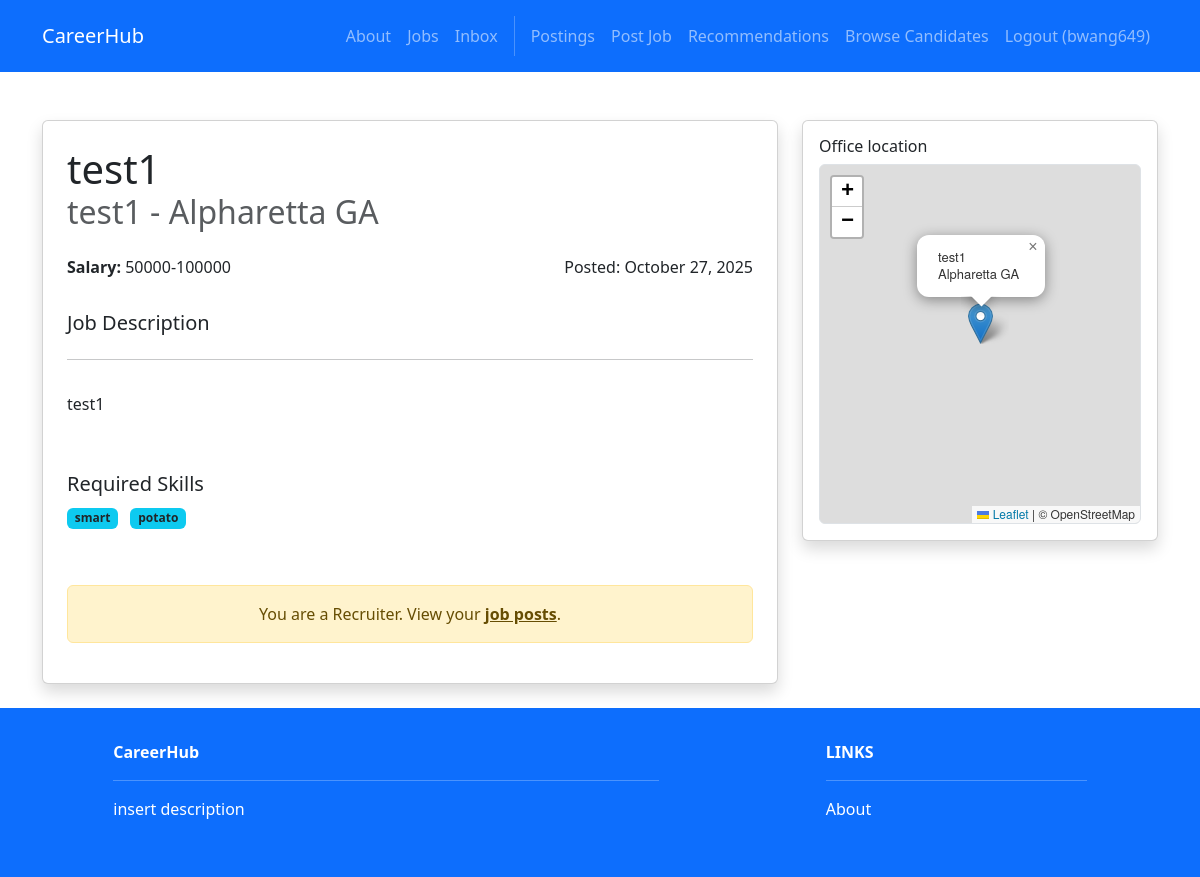
Screenshot of /jobs/2/ (signed in) with the database file from the repository.
### accounts/models.py (models this page shows)
class User(AbstractUser):
    firstname = models.CharField(max_length=150, blank=True)
    lastname = models.CharField(max_length=150, blank=True)
    username = models.CharField(max_length=150, unique=True)
    password = models.CharField(max_length=128)
    ROLE_CHOICES = [
        ('seeker', 'Job Seeker'),
        ('recruiter', 'Recruiter'),
    ]
    role = models.CharField(max_length=10, choices=ROLE_CHOICES, default='seeker')

### recruiters/models.py (models this page shows, shortened)
class Post(models.Model):
    id = models.AutoField(primary_key=True)
    title = models.CharField(max_length=200)
    company = models.CharField(max_length=200)
    description = models.TextField()
    location = models.CharField(max_length=200)
    lat = models.FloatField(null=True, blank=True)
    lng = models.FloatField(null=True, blank=True)
    salary_range = models.CharField(max_length=100)
    required_skills = models.ManyToManyField(Skill)
    recruiter = models.ForeignKey(User, on_delete=models.CASCADE)
    created_at = models.DateTimeField(auto_now_add=True)
    updated_at = models.DateTimeField(auto_now=True)
    VISA_CHOICES = [
        ('yes', 'Yes'),
        ('no', 'No'),
    ]
    visa_sponsorship = models.CharField(max_length=3, choices=VISA_CHOICES, default='no')

### profiles/models.py (models this page shows)
class Skill(models.Model):
    name = models.CharField(max_length=100, unique=True)

### jobs/views.py (the view)
# urls.py: path('<int:job_id>/', views.detail, name='jobs.detail'),
@login_required
def detail(request, job_id):
    job = get_object_or_404(Post, pk=job_id)
    has_applied = Application.objects.filter(job=job, applicant=request.user).exists()
    is_recruiter = request.user.role == 'recruiter'
    if request.method == 'POST':
        if is_recruiter or has_applied:
            messages.error(request, "Cannot apply for this job.")
            return redirect('jobs.detail', job_id=job.id)
        form = ApplicationForm(request.POST)
        if form.is_valid():
            application = Application(
                job=job,
                applicant=request.user,
                note=form.cleaned_data['note'],
                status='applied'
            )
            application.save()
            messages.success(request, f"Successfully applied for {job.title} at {job.company}!")
            return redirect('jobs.applications')
    else:
        form = ApplicationForm()
    return render(request, 'jobs/detail.html', {
        'job': job,
        'form': form,
        'has_applied': has_applied,
        'is_recruiter': is_recruiter,
    })

### jobs/templates/jobs/detail.html (shortened to what this page needs)
{% extends 'base.html' %}
{% block content %}
<div class="container mt-5">
  <div class="row">
    <div class="col-lg-8">
      <div class="card shadow p-4 mb-4">
        <h1 class="card-title mb-1">{{ job.title }}</h1>
        <h2 class="card-subtitle text-muted mb-4">
          {{ job.company }}{% if job.location %} - {{ job.location }}{% endif %}
        </h2>
        <div class="d-flex flex-wrap justify-content-between mb-4">
          <div class="mb-2"><strong>Salary:</strong> {{ job.salary_range }}</div>
          <div class="mb-2">Posted: {{ job.created_at|date:"F j, Y" }}</div>
        </div>
        <h3 class="h5">Job Description</h3>
        <hr>
        <p>{{ job.description|linebreaks }}</p>
        {% if job.required_skills.all %}
          <h3 class="h5 mt-4">Required Skills</h3>
          <div class="mb-4">
            {% for skill in job.required_skills.all %}
              <span class="badge bg-info text-dark me-2 mb-2">{{ skill.name }}</span>
            {% empty %}
              <span class="text-muted">No skills listed.</span>
            {% endfor %}
          </div>
        {% endif %}
        {% if user.is_authenticated and not is_recruiter %}
          <hr>
          {% if has_applied %}
            <div class="alert alert-success text-center">
              You have already applied for this job.
              <a href="{% url 'jobs.applications' %}" class="btn btn-sm btn-success ms-3">View Application</a>
            </div>
          {% else %}
            <h3 class="h5 mt-4">Apply for this Job</h3>
            <form method="POST">
              {% csrf_token %}
              {{ form.note.label_tag }}
              {{ form.note }}
              {% for error in form.note.errors %}
                <div class="text-danger small">{{ error }}</div>
              {% endfor %}
              <button type="submit" class="btn btn-primary btn-lg mt-3">
                <i class="fas fa-paper-plane me-2"></i>Apply
              </button>
            </form>
          {% endif %}
        {% elif user.is_authenticated and is_recruiter %}
          <div class="alert alert-warning text-center mt-4">
            You are a Recruiter. View your <a href="{% url 'recruiters.index' %}" class="alert-link">job posts</a>.
          </div>
        {% else %}
          <div class="alert alert-info text-center mt-4">
            <a href="{% url 'accounts.login' %}" class="alert-link">Login</a> to apply for this job.
          </div>
        {% endif %}
      </div>
    </div>
    <div class="col-lg-4">
      <div class="card shadow p-3">
        <h6 class="mb-2">Office location</h6>
        {% if job.lat and job.lng %}
          <div id="map"
               class="w-100 rounded border"
               style="height:45vh;"
               data-lat="{{ job.lat|default_if_none:'' }}"
               data-lng="{{ job.lng|default_if_none:'' }}"
               data-company="{{ job.company|escapejs }}"
               data-location="{{ job.location|default_if_none:''|escapejs }}"></div>
          <link rel="stylesheet" href="https://unpkg.com/leaflet@1.9.4/dist/leaflet.css">
        {% else %}
          <div class="alert alert-warning mb-0">
            This job does not have a pinned map location yet.
          </div>
        {% endif %}
      </div>
    </div>
  </div>
</div>
{% endblock %}

### CareerHub/templates/base.html (shortened to what this page needs)
<!DOCTYPE html>
<html>
  {% load static %}
  <head>
    <link href=
      "https://cdn.jsdelivr.net/npm/bootstrap@5.3.3/dist/css/bootstrap.min.css" rel="stylesheet"
>
    <link rel=
      "stylesheet"  href="https://cdnjs.cloudflare.com/ajax/libs/font-awesome/6.1.1/css/all.min.css">
  </head>
  <body>
     <nav class="p-3 navbar navbar-dark bg-primary navbar-expand-lg">
      <div class="container">
        <a class="navbar-brand"
           href="{% url 'home.index' %}"> CareerHub
        </a>
        <div class="collapse navbar-collapse"
             id="navbarNavAltMarkup">
           <div class="navbar-nav ms-auto navbar-ml">
            <a class="nav-link"
               href="{% url 'home.about' %}">About</a>
            <a class="nav-link"
              href="{% url 'jobs.index' %}">Jobs</a>
            {% if user.is_authenticated %}
            <a class="nav-link"
              href="{% url 'inbox.index' %}">Inbox</a>
            {% endif %}
            {% if user.is_authenticated %}
              {% if user.role == "recruiter" %}
                <a class="nav-link" href="{% url 'recruiters.index' %}">Postings</a>
                <a class="nav-link" href="{% url 'recruiters.create' %}">Post Job</a>
                <a class="nav-link" href="{% url 'recruiters.recommendations' %}">Recommendations</a>
                <a class="nav-link" href="{% url 'recruiters.candidates' %}">Browse Candidates</a>
              {% else %}
                <a class="nav-link" href="{% url 'profiles.view' %}">Profile</a>
                <a class="nav-link" href="{% url 'jobs.recommendations' %}">Recommendations</a>
                <a class="nav-link" href="{% url 'jobs.applications' %}">Applications</a>
              {% endif %}
              <a class="nav-link" href="{% url 'accounts.logout' %}">Logout ({{user.username }})</a>
            {% else %}
              <a class="nav-link" href="{% url 'accounts.login' %}">Login</a>
              <a class="nav-link" href="{% url 'accounts.signup' %}">Sign Up</a>
            {% endif %}
          </div>
        </div>
      </div>
    </nav>
    <div>
      {% block content %}
      {% endblock content %}
    </div>
     <section class="p-3 ms-footer bg-primary d-none d-md-block">
      <div class="container">
        <div class="row mt-3 text-white">
          <div class="col-md-6 col-lg-6 col-xl-6 mx-auto mb-4">
            <b>CareerHub</b>
            <hr />
            <p>
              insert description
            </p>
          </div>
          <div class="col-md-3 col-lg-3 col-xl-3 mx-auto mb-4">
            <b>LINKS</b>
            <hr />
            <p><a class="nav-link"
              href="{% url 'home.about' %}">
              About
            </a></p>
          </div>
        </div>
      </div>
    </section>
  </body>
</html>

### rows the page displays
User: username "bwang649"
Post: title "test1", company "test1", location "Alpharetta GA", salary_range "50000-100000", created_at "October 27, 2025", description "test1"
Skill: name "smart"
Skill: name "potato"
